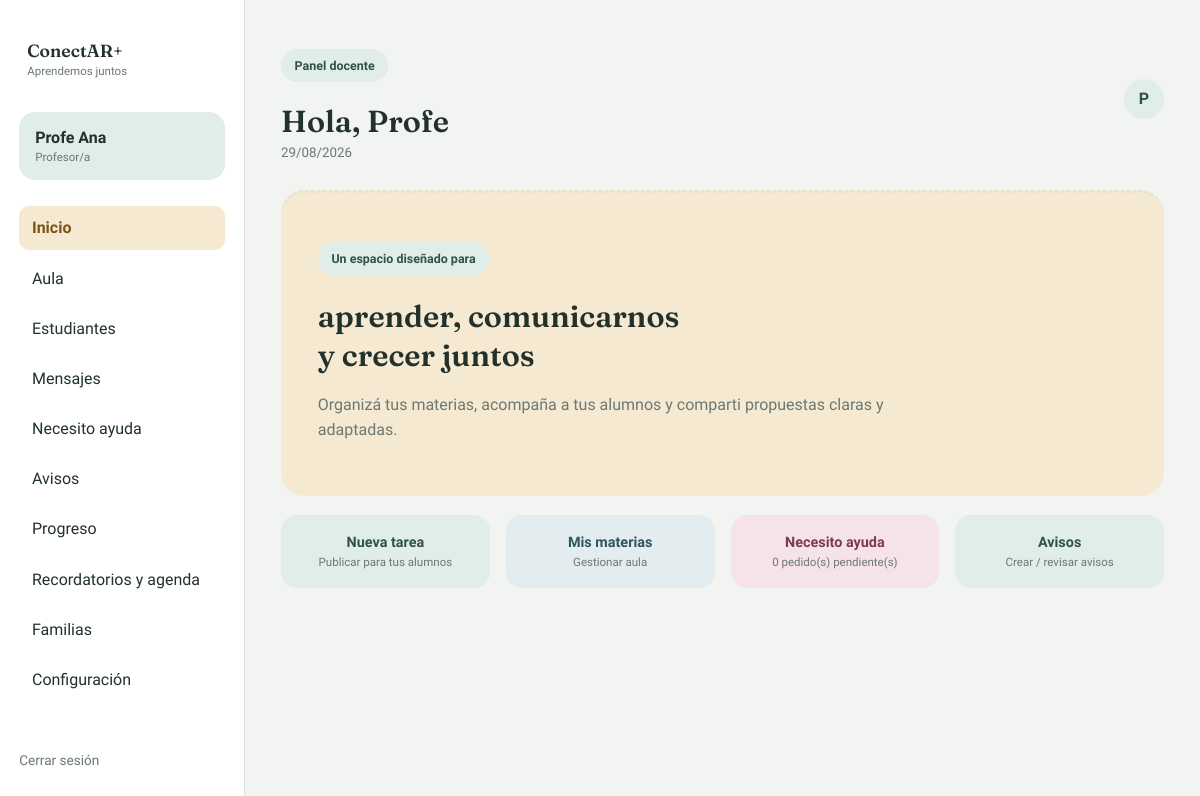
Screenshot of /dashboard (signed in) with the database file from the repository.
### tables this page shows
CREATE TABLE accounts (
    id INTEGER PRIMARY KEY AUTOINCREMENT,
    role TEXT NOT NULL CHECK(role IN ('student','teacher')),
    full_name TEXT NOT NULL,
    email TEXT NOT NULL UNIQUE,
    password_hash TEXT NOT NULL,
    subjects TEXT NOT NULL DEFAULT '',
    created_at TEXT NOT NULL DEFAULT CURRENT_TIMESTAMP
, last_login TEXT);

### routes/dashboard_routes.py (the view)
@dashboard_bp.route("/dashboard")
@login_required
def dashboard():
    user = current_user()
    if user["role"] == "teacher":
        return _teacher_dashboard(user)
    return _student_dashboard(user)

### extensions.py (called while the page is built)
def get_db() -> sqlite3.Connection:
    if "db" not in g:
        db_path = Path(os.environ.get("CONECTO_DB", config.DEFAULT_DB_PATH))
        db_path.parent.mkdir(parents=True, exist_ok=True)
        g.db = sqlite3.connect(db_path)
        g.db.row_factory = sqlite3.Row
        g.db.executescript(config.SCHEMA)
        _ensure_columns(g.db)
    return g.db

def _close_db(_error: BaseException | None = None) -> None:
    db = g.pop("db", None)
    if db is not None:
        db.close()

def query(sql: str, params: tuple = ()) -> list[sqlite3.Row]:
    return get_db().execute(sql, params).fetchall()

def execute(sql: str, params: tuple = ()) -> int:
    db = get_db()
    cursor = db.execute(sql, params)
    db.commit()
    return int(cursor.lastrowid)

### security.py (called while the page is built)
def current_user():
    user_id = session.get("user_id")
    if not user_id:
        return None
    rows = query("SELECT * FROM accounts WHERE id = ?", (user_id,))
    return rows[0] if rows else None

def login_required(view):
    @wraps(view)
    def wrapped(*args, **kwargs):
        if current_user() is None:
            flash("Iniciá sesión para continuar.", "warning")
            return redirect(url_for("auth.home"))
        return view(*args, **kwargs)
    return wrapped

def register_context_processor(app):
    @app.context_processor
    def inject_globals():
        return {"current_user": current_user(), "today_label": datetime.now().strftime("%d/%m/%Y")}

### utils.py (called while the page is built)
def unread_message_count(user_id: int) -> int:
    row = query("SELECT COUNT(*) AS c FROM messages WHERE receiver_id = ? AND is_read = 0", (user_id,))
    return row[0]["c"]

def message_thread(user_id: int, other_id: int, limit: int = 50) -> list[sqlite3.Row]:
    rows = query(
        """SELECT * FROM messages
           WHERE (sender_id = ? AND receiver_id = ?) OR (sender_id = ? AND receiver_id = ?)
           ORDER BY created_at DESC LIMIT ?""",
        (user_id, other_id, other_id, user_id, limit),
    )
    execute("UPDATE messages SET is_read = 1 WHERE receiver_id = ? AND sender_id = ?", (user_id, other_id))
    return list(reversed(rows))

def unread_from(sender_id: int, receiver_id: int) -> int:
    row = query(
        "SELECT COUNT(*) AS c FROM messages WHERE sender_id = ? AND receiver_id = ? AND is_read = 0",
        (sender_id, receiver_id),
    )
    return row[0]["c"]

### templates/dashboard.html (shortened to what this page needs)
{% extends "base.html" %}
{% block content %}
<div class="app-shell {{ mode }}">
<aside class="sidebar">
<div class="brand compact"><span>ConectAR+</span><small>Aprendemos juntos</small></div>
<div class="profile-mini"><strong>{{ user['full_name'] }}</strong><small>{{ 'Profesor/a' if mode == 'teacher' else 'Alumno/a' }}</small></div>
<nav>
<a href="#home" data-view="home" class="active" onclick="return showView('home', event)"><span>Inicio</span></a>
{% if mode == 'teacher' %}
<a href="#aula" data-view="aula" onclick="return showView('aula', event)"><span>Aula</span></a>
<a href="#students" data-view="students" onclick="return showView('students', event)"><span>Estudiantes</span></a>
<a href="#mensajes" data-view="mensajes" onclick="return showView('mensajes', event)"><span>Mensajes</span> {% if unread_total %}<b class="nav-badge">{{ unread_total }}</b>{% endif %}</a>
<a href="#ayuda-profe" data-view="ayuda-profe" onclick="return showView('ayuda-profe', event)"><span>Necesito ayuda</span> {% if pending_help_count %}<b class="nav-badge">{{ pending_help_count }}</b>{% endif %}</a>
<a href="#avisos" data-view="avisos" onclick="return showView('avisos', event)"><span>Avisos</span> {% if student_notices %}<b class="nav-badge">{{ student_notices | length }}</b> {% endif %}</a>
<a href="#progreso-profe" data-view="progreso-profe" onclick="return showView('progreso-profe', event)"><span>Progreso</span></a>
<a href="#agenda" data-view="agenda" onclick="return showView('agenda', event)"><span>Recordatorios y agenda</span></a>
<a href="#familias" data-view="familias" onclick="return showView('familias', event)"><span>Familias</span></a>
<a href="#settings" data-view="settings" onclick="return showView('settings', event)"><span>Configuración</span></a>
{% endif %}
</nav>
<a class="logout" href="{{ url_for('auth.logout') }}">Cerrar sesión</a>
</aside>
<main class="dashboard-main">
<header class="topbar">
<div><p class="eyebrow">{{ 'Panel docente' if mode == 'teacher' else 'Panel alumno' }}</p>
<h1>Hola, {{ user['full_name'].split()[0] }} </h1>
<small>{{ today_label }}</small>
</div>
<div class="top-actions">
<span class="avatar">{{ user['full_name'][0] }}</span>
</div>
</header>
{% if mode == 'teacher' %}
<div class="view active" id="view-home">
<section class="hero teacher-hero">
<div><p class="eyebrow">Un espacio diseñado para</p><h2>aprender, comunicarnos<br>y crecer juntos </h2><p>Organizá tus materias, acompaña a tus alumnos y comparti propuestas claras y adaptadas.</p></div>
</section>
<div class="quick-grid">
<button type="button" class="quick violet" onclick="document.getElementById('new-task-modal').showModal()"><strong>Nueva tarea</strong><small>Publicar para tus alumnos</small></button>
<button type="button" class="quick blue" onclick="showView('aula')"><strong>Mis materias</strong><small>Gestionar aula</small></button>
<button type="button" class="quick pink" onclick="showView('ayuda-profe')"><strong>Necesito ayuda</strong><small>{{ pending_help_count }} pedido(s) pendiente(s)</small></button>
<button type="button" class="quick mint" onclick="showView('avisos')"><strong>Avisos</strong><small>Crear / revisar avisos</small></button>
</div>
</div>
{% endif %}
</main>
</div>
{% endblock %}

### static/style.css (style rules this page uses)
:root { --color-bg: #F2F4F1; --color-card: #FFFFFF; --color-ink: #22312C; --color-muted: #6B7873; --color-border: #DDE3DD; --color-primary: #C98A2B; --color-primary-soft: #F5E9D2; --color-primary-ink: #7A5518; --color-secondary: #4C8577; --color-secondary-soft: #E1EDE9; --color-secondary-ink: #2F5349; --color-accent: #B25B72; --color-accent-soft: #F5E3E8; --color-accent-ink: #7C3B4E; --color-info: #4A7583; --color-info-soft: #E3ECEE; --color-info-ink: #2E5560; --font-display: "Fraunces", Georgia, serif; --font-body: "Atkinson Hyperlegible", system-ui, -apple-system, sans-serif; --radius-sm: 10px; --radius-md: 16px; --radius-lg: 24px; --shadow-soft: 0 8px 25px rgba(34,49,44,0.06); }
* { box-sizing:border-box }
:root { font-family:var(--font-body);color:var(--color-ink);background:var(--color-bg) }
body { margin:0;background:var(--color-bg);min-height:100vh }
a { text-decoration:none;color:inherit }
button,input,textarea,select { font:inherit }
button { cursor:pointer;border:0 }
h1,h2,h3 { font-family:var(--font-display);font-weight:600 }
.brand { font-family:var(--font-display);font-size:1.4rem;font-weight:600 }
.brand small,.profile-mini small { display:block;font-size:.72rem;color:var(--color-muted);font-weight:500;margin-top:.2rem;font-family:var(--font-body) }
.safe-pill,.eyebrow { display:inline-flex;background:var(--color-secondary-soft);color:var(--color-secondary-ink);border-radius:999px;padding:.55rem .85rem;font-size:.78rem;font-weight:700 }
.app-shell { display:grid;grid-template-columns:245px 1fr;min-height:100vh }
.sidebar { position:sticky;top:0;height:100vh;background:var(--color-card);border-right:1px solid var(--color-border);padding:2rem 1.2rem;display:flex;flex-direction:column;gap:1.6rem }
.brand.compact { font-size:1.1rem;padding:.5rem }
.profile-mini { background:var(--color-secondary-soft);padding:1rem;border-radius:var(--radius-md) }
.sidebar nav { display:grid;gap:.35rem }
.sidebar nav a { display:flex;gap:.75rem;align-items:center;padding:.8rem;border-radius:10px;color:var(--color-ink);position:relative }
.sidebar nav a:hover,.sidebar nav a.active { background:var(--color-primary-soft);color:var(--color-primary-ink);font-weight:700 }
.logout { margin-top:auto;color:var(--color-muted);font-size:.85rem }
.dashboard-main { padding:2.3rem 3vw;min-width:0 }
.topbar { display:flex;justify-content:space-between;align-items:center;margin-bottom:1.8rem }
.topbar h1 { margin:.5rem 0 .1rem;font-size:1.9rem }
.topbar small { color:var(--color-muted) }
.top-actions { display:flex;align-items:center;gap:1rem }
.avatar { width:40px;height:40px;border-radius:50%;display:grid;place-items:center;background:var(--color-secondary-soft);color:var(--color-secondary-ink);font-weight:700 }
.hero { border-radius:var(--radius-lg);padding:2.3rem;display:flex;align-items:center;justify-content:space-between;overflow:hidden;position:relative;border-top:3px dotted var(--color-border) }
.teacher-hero { background:var(--color-primary-soft) }
.hero h2 { font-family:var(--font-display);font-size:1.9rem;line-height:1.3;margin:.6rem 0;font-weight:600 }
.hero p:not(.eyebrow) { color:var(--color-muted);line-height:1.6;max-width:620px }
.quick-grid { display:grid;grid-template-columns:repeat(4,1fr);gap:1rem;margin:1.2rem 0 }
.quick { padding:1.2rem;border-radius:var(--radius-md);display:grid;gap:.25rem;font-size:1.4rem }
.quick strong { font-size:.9rem;font-family:var(--font-body) }
.quick small { font-size:.72rem;color:var(--color-muted) }
.violet { background:var(--color-secondary-soft);color:var(--color-secondary-ink) }
.blue { background:var(--color-info-soft);color:var(--color-info-ink) }
.mint { background:var(--color-secondary-soft);color:var(--color-secondary-ink) }
.pink { background:var(--color-accent-soft);color:var(--color-accent-ink) }
.dashboard-main > .view { display:none }
.dashboard-main > .view.active { display:block;animation:fadeInView .15s ease }
.dashboard-main > .view > .panel, .dashboard-main > .view { max-width:900px }
.sidebar nav a { position:relative }
.sidebar nav a.active { background:var(--color-primary-soft);color:var(--color-primary-ink);font-weight:700 }
.sidebar, aside { max-height: 100vh; overflow-y: auto; scrollbar-width: thin; scrollbar-color: #cbd5e1 transparent; }

### rows the page displays
accounts: full_name "Profe Ana", full_name "Profe", full_name "P"

### other values shown
{{ 'Profesor/a' if mode == 'teacher' else 'Alumno/a' }} "Profesor/a"
{{ 'Panel docente' if mode == 'teacher' else 'Panel alumno' }} "Panel docente"
{{ pending_help_count }} "0"
